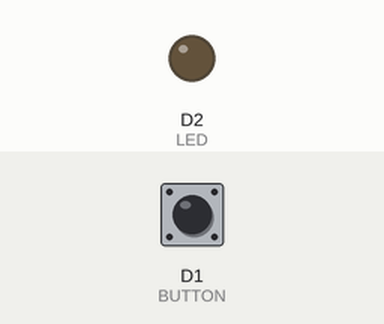
Simulated run of this sketch. Board: ESP8266 (NodeMCU). Parts: output pins drawn as LEDs (lit = HIGH). The inputs (shaded band) are chosen by the test bench; at power-on: D1 (BUTTON) LOW. WiFi joins after 1.5 s; servers stay silent unless stated; uploads are accepted with an empty reply; random numbers use the default seed unless the sketch sets one; what the sketch prints to the serial monitor is not drawn.

Above: at 2.7 s.
2.8 s: D1 (BUTTON) pulled HIGH for 3 s
At 4.9 s:
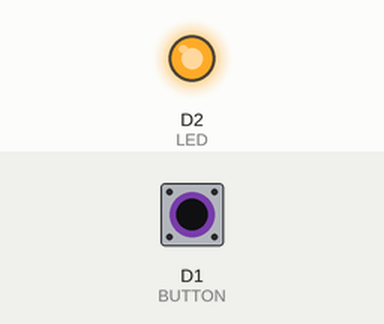
Timing chart, 0 to 6.4 s (numbered marks = the images above; inputs shaded):
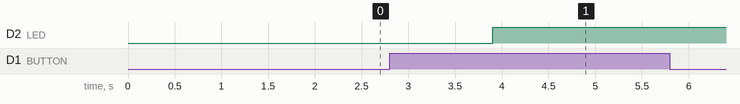

The sketch:

sensor.ino
```cpp
#include <ESP8266WiFi.h>
#include <WiFiClient.h>
#include <ESP8266HTTPClient.h>

/**
 * CONFIGURATION
 * D0 = LED
 * D1 = PUSH BUTTON
 */

WiFiClient wifiClient;

const char *ssid = "HUAWEI-2.4G-3Mjv";
const char *password = "tsWt9Y4A";
const char *serverName = "http://192.168.100.3:8000/api/log";
bool anomaly = false;

struct SensorData
{
    float voltage;
    float ampere;
    float equipment_temp;
    float ambient_temp;
};
// d1:5 = button

int BUTTON = D1;
int LED = D2;

void setup()
{
    Serial.begin(115200);
    pinMode(BUTTON, INPUT);
    pinMode(LED, OUTPUT);

    WiFi.begin(ssid, password);
    Serial.print("Connecting to WiFi..");
    while (WiFi.status() != WL_CONNECTED)
    {
        Serial.print(".");
        delay(500);
    }
    Serial.println("Connected!");
    Serial.println("IP address: ");
    Serial.println(WiFi.localIP());
}


// Listen for button press
void buttonPressed()
{
    Serial.println("Button pressed!");
    anomaly = !anomaly;
    if (anomaly)
    {
        turnOnLED();
    }
    else
    {
        turnOffLED();
    }
}

void turnOnLED()
{
    digitalWrite(LED, HIGH);
}

void turnOffLED()
{
    digitalWrite(LED, LOW);
}

void apiLog(String message)
{
    HTTPClient http;

    // Set the server address
    http.begin(wifiClient, serverName);
    http.addHeader("Content-Type", "application/json");

    // Prepare the JSON payload
    String postData = "{\"message\": \"" + message + "\"}";

    // Send the HTTP POST request
    int httpResponseCode = http.POST(postData);

    if (httpResponseCode > 0)
    {
        Serial.print("HTTP POST request successful: ");
        Serial.println(httpResponseCode);
        String response = http.getString();
        Serial.println(response);
    }
    else
    {
        Serial.print("Error sending POST request: ");
        Serial.println(httpResponseCode);
    }

    http.end();
    delay(1000);
}


SensorData generateSensorData(bool has_anomaly)
{

    SensorData data;

    // Normal operating ranges
    float normal_voltage = 230.0;       // in volts
    float normal_ampere = 10.0;         // in amperes
    float normal_equipment_temp = 75.0; // in degrees Celsius
    float normal_ambient_temp = 25.0;   // in degrees Celsius

    // Anomaly multipliers
    float anomaly_multiplier = 1.5;

    // Generate base data
    data.voltage = normal_voltage + random(-10, 10) * 0.1;             // +/- 1 volt fluctuation
    data.ampere = normal_ampere + random(-5, 5) * 0.1;                 // +/- 0.5 ampere fluctuation
    data.equipment_temp = normal_equipment_temp + random(-5, 5) * 0.1; // +/- 0.5 degrees fluctuation
    data.ambient_temp = normal_ambient_temp + random(-2, 2) * 0.1;     // +/- 0.2 degrees fluctuation

    // Introduce anomalies if has_anomaly is true
    if (has_anomaly)
    {
        data.voltage *= anomaly_multiplier;
        data.ampere *= anomaly_multiplier;
        data.equipment_temp *= anomaly_multiplier;
        data.ambient_temp *= anomaly_multiplier;
    }

    return data;
}

SensorData generateGenerationSensorData(bool is_low_supply)
{
    SensorData data;

    // Normal operating ranges
    float normal_voltage = 240.0;       // in volts
    float normal_ampere = 15.0;         // in amperes
    float normal_equipment_temp = 60.0; // in degrees Celsius
    float normal_ambient_temp = 30.0;   // in degrees Celsius

    // Low supply multipliers
    float low_supply_multiplier = 0.7;

    // Generate base data
    data.voltage = normal_voltage + random(-5, 6) * 0.1;               // +/- 0.5 volt fluctuation
    data.ampere = normal_ampere + random(-3, 4) * 0.1;                 // +/- 0.3 ampere fluctuation
    data.equipment_temp = normal_equipment_temp + random(-2, 3) * 0.1; // +/- 0.2 degrees fluctuation
    data.ambient_temp = normal_ambient_temp + random(-1, 2) * 0.1;     // +/- 0.1 degrees fluctuation

    // Adjust for low supply conditions
    if (is_low_supply)
    {
        data.voltage *= low_supply_multiplier;
        data.ampere *= low_supply_multiplier;
    }

    return data;
}

bool sendSensorData(SensorData sensor_data, bool is_generation, String node_id)
{
    HTTPClient http;
    String serverName = "http://192.168.100.3:8000/api/send_data";
    http.begin(wifiClient,serverName);
    http.addHeader("Content-Type", "application/json");

    String postData = "{\"node_id\": \"" + node_id + "\", \"is_generation\": " + String(is_generation) + ", \"voltage\": " + String(sensor_data.voltage) + ", \"ampere\": " + String(sensor_data.ampere) + ", \"equipment_temp\": " + String(sensor_data.equipment_temp) + ", \"ambient_temp\": " + String(sensor_data.ambient_temp) + "}";

    int httpResponseCode = http.POST(postData);

    if (httpResponseCode > 0)
    {
        Serial.print("HTTP POST request successful: ");
        Serial.println(httpResponseCode);
        String response = http.getString();
        Serial.println(response);
    }
    else
    {
        Serial.print("Error sending POST request: ");
        Serial.println(httpResponseCode);
    }

    http.end();
    delay(1000);

    return httpResponseCode > 0;
}


void loop()
{
    // log the pin state
    apiLog("button: " + String(digitalRead(BUTTON)));

    // log the anomaly state
    apiLog("Anomaly: " + String(anomaly));

    // Check if the button is pressed
    if (digitalRead(BUTTON) == HIGH)
    {
        buttonPressed();
    }
    else
    {
        apiLog("Button not pressed!");
    }

    // GEN NODE LISTS
    String gen_node_ids[] = {"NODE_GEN01", "NODE_GEN02", "NODE_GEN03"};

    // STATIC NODE LISTS
    String node_ids[] = {"NODE01", "NODE02", "NODE03", "NODE04", "NODE05", "NODE06", "NODE07", "NODE08", "NODE09", "NODE10"};

    // Send sensor data for each node
    for (int i = 0; i < 3; i++)
    {
        SensorData sensor_data = generateGenerationSensorData(anomaly);
        sendSensorData(sensor_data, true, gen_node_ids[i]);
    }

    for (int i = 0; i < 10; i++)
    {
        SensorData sensor_data = generateSensorData(anomaly);
        sendSensorData(sensor_data, false, node_ids[i]);
    }

    delay(1000);
}
```

Measured:
- after the input at 2.8 s, D2 (LED): LOW → HIGH after 1.1 s
